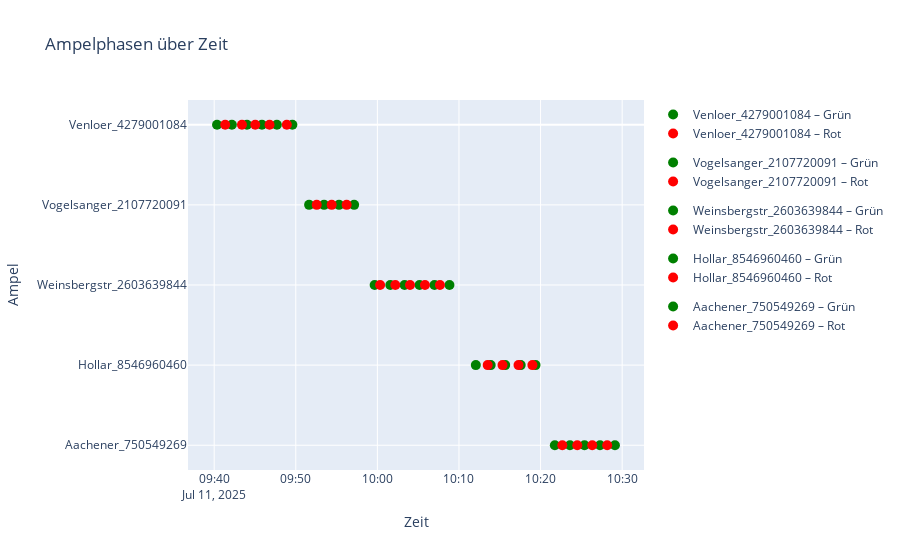

Notebook source saved alongside this figure:
### Code cell
# Liste zur Aufnahme aller Marker
markers = []

# Diskrete y-Positionen für jede Ampel
ampel_ypos = {code: i for i, code in enumerate(dfs.keys())}

for code, df in dfs.items():
    df_sorted = df[df['Value'] != 0].sort_values("Time")
    y = ampel_ypos[code]
    
    # Grünswitches
    green_df = df_sorted[df_sorted['Value'] == 1]
    markers.append(go.Scatter(
        x=green_df['Time'],
        y=[y]*len(green_df),
        mode='markers',
        marker=dict(color='green', size=10),
        name=f"{code} – Grün",
        legendgroup=code,
        showlegend=True
    ))
    
    # Rotswitches
    red_df = df_sorted[df_sorted['Value'] == -1]
    markers.append(go.Scatter(
        x=red_df['Time'],
        y=[y]*len(red_df),
        mode='markers',
        marker=dict(color='red', size=10),
        name=f"{code} – Rot",
        legendgroup=code,
        showlegend=True
    ))

# Plot zusammenbauen
fig = go.Figure(data=markers)

fig.update_layout(
    title="Ampelphasen über Zeit",
    xaxis_title="Zeit",
    yaxis=dict(
        tickvals=list(ampel_ypos.values()),
        ticktext=list(ampel_ypos.keys()),
        title="Ampel",
        autorange='reversed'  # optional, falls du Reihenfolge umdrehen willst
    ),
    height=50 + len(dfs)*100,
    hovermode='closest'
)

fig.show()

### Figure 1 — Plotly figure (JSON) as saved in the notebook; plotly's stock layout.template omitted (floating-point values rounded to 4 significant figures)
{"data": [{"legendgroup": "Venloer_4279001084", "marker": {"color": "green", "size": 10}, "mode": "markers", "name": "Venloer_4279001084 – Grün", "showlegend": true, "x": ["2025-07-11T09:40:21.000000000", "2025-07-11T09:42:10.000000000", "2025-07-11T09:44:01.000000000", "2025-07-11T09:45:51.000000000", "2025-07-11T09:47:41.000000000", "2025-07-11T09:49:35.000000000"], "y": [0, 0, 0, 0, 0, 0], "type": "scatter"}, {"legendgroup": "Venloer_4279001084", "marker": {"color": "red", "size": 10}, "mode": "markers", "name": "Venloer_4279001084 – Rot", "showlegend": true, "x": ["2025-07-11T09:41:21.000000000", "2025-07-11T09:43:24.000000000", "2025-07-11T09:45:02.000000000", "2025-07-11T09:46:47.000000000", "2025-07-11T09:48:54.000000000"], "y": [0, 0, 0, 0, 0], "type": "scatter"}, {"legendgroup": "Vogelsanger_2107720091", "marker": {"color": "green", "size": 10}, "mode": "markers", "name": "Vogelsanger_2107720091 – Grün", "showlegend": true, "x": ["2025-07-11T09:51:38.000000000", "2025-07-11T09:53:28.000000000", "2025-07-11T09:55:18.000000000", "2025-07-11T09:57:09.000000000"], "y": [1, 1, 1, 1], "type": "scatter"}, {"legendgroup": "Vogelsanger_2107720091", "marker": {"color": "red", "size": 10}, "mode": "markers", "name": "Vogelsanger_2107720091 – Rot", "showlegend": true, "x": ["2025-07-11T09:52:34.000000000", "2025-07-11T09:54:24.000000000", "2025-07-11T09:56:14.000000000"], "y": [1, 1, 1], "type": "scatter"}, {"legendgroup": "Weinsbergstr_2603639844", "marker": {"color": "green", "size": 10}, "mode": "markers", "name": "Weinsbergstr_2603639844 – Grün", "showlegend": true, "x": ["2025-07-11T09:59:40.000000000", "2025-07-11T10:01:35.000000000", "2025-07-11T10:03:20.000000000", "2025-07-11T10:05:10.000000000", "2025-07-11T10:07:00.000000000", "2025-07-11T10:08:50.000000000"], "y": [2, 2, 2, 2, 2, 2], "type": "scatter"}, {"legendgroup": "Weinsbergstr_2603639844", "marker": {"color": "red", "size": 10}, "mode": "markers", "name": "Weinsbergstr_2603639844 – Rot", "showlegend": true, "x": ["2025-07-11T10:00:20.000000000", "2025-07-11T10:02:12.000000000", "2025-07-11T10:04:00.000000000", "2025-07-11T10:05:50.000000000", "2025-07-11T10:07:40.000000000"], "y": [2, 2, 2, 2, 2], "type": "scatter"}, {"legendgroup": "Hollar_8546960460", "marker": {"color": "green", "size": 10}, "mode": "markers", "name": "Hollar_8546960460 – Grün", "showlegend": true, "x": ["2025-07-11T10:12:04.000000000", "2025-07-11T10:13:53.000000000", "2025-07-11T10:15:40.000000000", "2025-07-11T10:17:34.000000000", "2025-07-11T10:19:23.000000000"], "y": [3, 3, 3, 3, 3], "type": "scatter"}, {"legendgroup": "Hollar_8546960460", "marker": {"color": "red", "size": 10}, "mode": "markers", "name": "Hollar_8546960460 – Rot", "showlegend": true, "x": ["2025-07-11T10:13:31.000000000", "2025-07-11T10:15:20.000000000", "2025-07-11T10:17:18.000000000", "2025-07-11T10:19:00.000000000"], "y": [3, 3, 3, 3], "type": "scatter"}, {"legendgroup": "Aachener_750549269", "marker": {"color": "green", "size": 10}, "mode": "markers", "name": "Aachener_750549269 – Grün", "showlegend": true, "x": ["2025-07-11T10:21:45.000000000", "2025-07-11T10:23:36.000000000", "2025-07-11T10:25:23.000000000", "2025-07-11T10:27:17.000000000", "2025-07-11T10:29:07.000000000"], "y": [4, 4, 4, 4, 4], "type": "scatter"}, {"legendgroup": "Aachener_750549269", "marker": {"color": "red", "size": 10}, "mode": "markers", "name": "Aachener_750549269 – Rot", "showlegend": true, "x": ["2025-07-11T10:22:40.000000000", "2025-07-11T10:24:30.000000000", "2025-07-11T10:26:20.000000000", "2025-07-11T10:28:10.000000000"], "y": [4, 4, 4, 4], "type": "scatter"}], "layout": {"yaxis": {"tickvals": [0, 1, 2, 3, 4], "ticktext": ["Venloer_4279001084", "Vogelsanger_2107720091", "Weinsbergstr_2603639844", "Hollar_8546960460", "Aachener_750549269"], "title": {"text": "Ampel"}, "autorange": "reversed"}, "title": {"text": "Ampelphasen über Zeit"}, "xaxis": {"title": {"text": "Zeit"}}, "height": 550, "hovermode": "closest"}}
